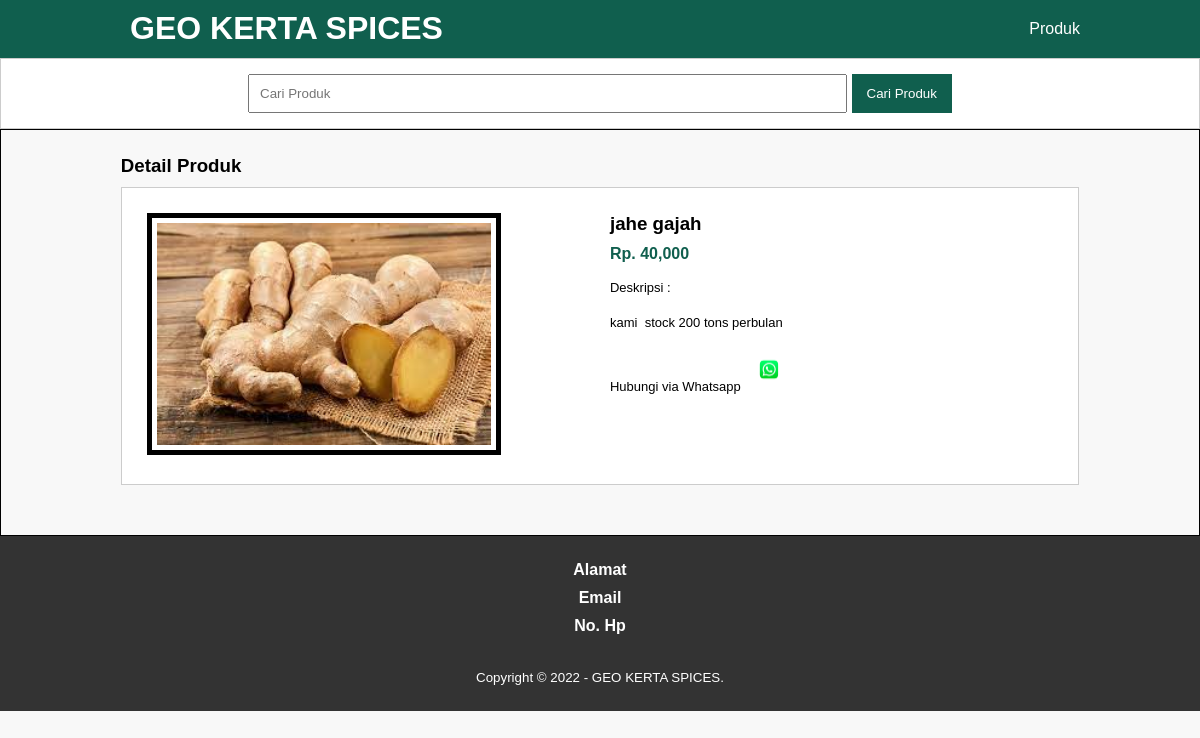
The page /detail-produk.php?id=11 on the database its author committed.
### tables this page shows
CREATE TABLE `tb_product` (
  `product_id` int(11) NOT NULL,
  `category_id` int(11) NOT NULL,
  `product_name` varchar(100) NOT NULL,
  `product_price` int(11) NOT NULL,
  `product_description` text NOT NULL,
  `product_image` varchar(100) NOT NULL,
  `product_status` tinyint(1) NOT NULL,
  `date_created` timestamp NOT NULL DEFAULT current_timestamp()
);

### detail-produk.php (the view, shortened to what this page needs)
<?php
include 'db.php';
$kontak = mysqli_query($conn, "SELECT admin_telp, admin_email, admin_address FROM tb_admin WHERE admin_id = 1");
$a = mysqli_fetch_object($kontak);
$produk = mysqli_query($conn, "SELECT * FROM tb_product WHERE product_id = '" . $_GET['id'] . "'");
$p = mysqli_fetch_object($produk);
?>
<!DOCTYPE html>
<html>
<head>
  <link rel="stylesheet" type="text/css" href="css/style.css">
</head>
<body>
  <header>
    <div class="container">
      <h1><a href="index.php">GEO KERTA SPICES</a></h1>
      <ul>
        <li><a href="produk.php">Produk</a></li>
      </ul>
    </div>
  </header>
  <div class="search">
    <div class="container">
      <form action="produk.php">
        <input type="text" name="search" placeholder="Cari Produk" value="<?php echo $_GET['search'] ?>">
        <input type="submit" name="cari" value="Cari Produk">
      </form>
    </div>
  </div>
  <div class="section">
    <div class="container">
      <h3>Detail Produk</h3>
      <div class="box">
        <div class="col-2">
          <img src="produk/<?php echo $p->product_image ?>" width="80%" border="5px solid #333">
        </div>
        <div class="col-2">
          <h3><?php echo $p->product_name ?></h3>
          <h4>Rp. <?php echo number_format($p->product_price) ?></h4>
          <p>Deskripsi :<br>
            <?php echo $p->product_description ?>
          </p>
          <p><a href="https://api.whatsapp.com/send?phone=<?php echo $a->admin_telp ?>&text=Hai, Saya tertarik dengan produk anda." target="_blank">
              Hubungi via Whatsapp
              <img src="img/whatsapp.png" width="50px" </a>
          </p>
        </div>
      </div>
    </div>
  </div>
  <div class="footer">
    <div class="container">
      <h4>Alamat</h4>
      <h4>Email</h4>
      <h4>No. Hp</h4>
      <small>Copyright &copy; 2022 - GEO KERTA SPICES.</small>
    </div>
  </div>
</body>
</html>

### css/style.css (style rules this page uses)
* { padding: 0; margin: 0; font-family: 'Quicksand', sans-serif; }
body { background-color: #f8f8f8; }
a { color: inherit; text-decoration: none; }
header { background-color: #105f4e; color: #fff; }
header h1 { float: left; padding: 10px; }
header ul { float: right; }
header ul li { display: inline-block; }
header ul li a { padding: 20px 0 20px 15px; display: inline-block; }
.container { width: 80%; margin: 0 auto; }
.container:after { content: ''; display: block; clear: both; }
.section { padding: 25px 0; border: 1px solid; }
.box { background-color: #fff; border: 1px solid #ccc; padding: 15px; box-sizing: border-box; margin: 10px 0 25px 0; }
.box:after { content: ''; display: block; clear: both; }
.search { padding: 15px 0; background-color: #fff; border: 1px solid #ccc; text-align: center; }
.search input[type=text] { width: 60%; padding: 10px; }
.search input[type=submit] { padding: 12px 15px; background-color: #105f4e; color: #fff; border: none; cursor: pointer; }
.footer { padding: 25px 0; background-color: #333; color: #fff; text-align: center; }
.footer small { margin-top: 25px; display: inline-block; }
.col-2 { width: 50%; min-height: 200px; padding: 10px; box-sizing: border-box; float: left; }
.col-2 img { padding: 5px; box-sizing: border-box; }
.col-2 h3 { margin-bottom: 10px; }
.col-2 h4 { color: #105f4e; }
.col-2 p { margin: 15px 0; text-align: justify; line-height: 20px; font-size: 13px; }

### rows shown on the page
tb_product: product_image (picture), product_name "jahe gajah", product_price "40,000", product_description "kami stock 200 tons perbulan"
